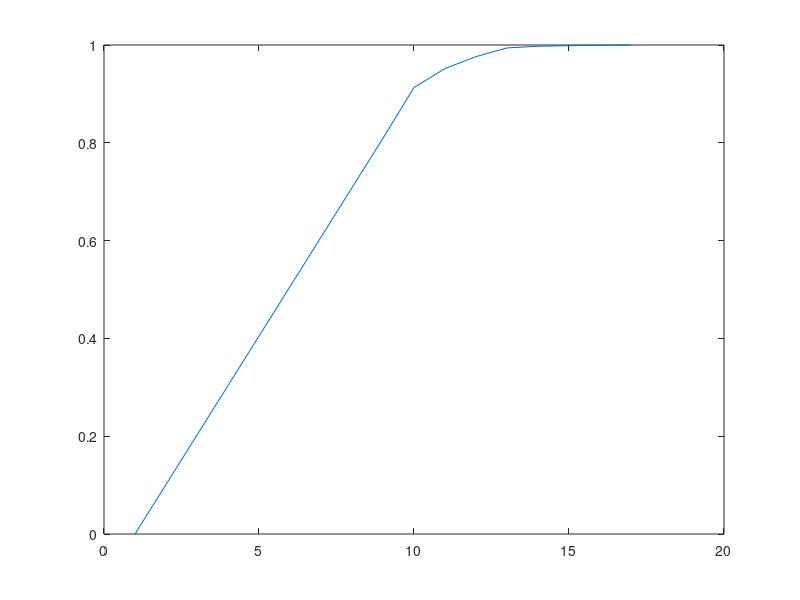

Reproduce this figure in MATLAB.
clc
clear all
format long e
N=16;
x=zeros(N+1,1);
%t=zeros(N+1,1);
h=zeros(N-1,1);
p=zeros(N-1,1);
e2=2^(-5);
e1=2^(-10);
%e3=2^(-8);
%sig3=2*e3*log(N);
tau=2.2;
sig2=tau*e2*log(N);
sig1=tau*(e1)*log(N);
x(1)=0;
% for i=1:(N/4)
%     x(i+1)=-2*e1*log(1-4*(1-(1/N))*(i/N));
% end
% for i=(N/4)+1:(N/2)
%     x(i+1)=x((N/4)+1)-2*(e2-e1)*log(1-4*(1-(1/N))*(i/N-1/4));
%     %x(i+1)=x((N/4)+1)+i*(4*((sig2)-(sig1)))/N;
% end

for i=1:(N/2)
    x(i+1)=(1-tau*e2*log(N))*2*i/N;
end
for i=(N/2)+1:(3*N/4)
    x(i+1)=(1-sig1)+tau*(e2-e1)*log(1-4*(1-(1/N))*(3/4-i/N));
    %x(i+1)=x((N/4)+1)+i*(4*((sig2)-(sig1)))/N;
end

for i=(3*N/4)+1:(N)
   x(i+1)=1+tau*e1*log(1-4*(1-(1/N))*(1-i/N));
end

% for i=(N/2)+1:N-1
%    x(i+1)=1-((1-2*e3*log(N))*2*(N-i)/N);
% end
x(N+1)=1;

x;
for i=1:N
h(i)=x(i+1)-x(i);
end
h;
for i=1:N-1
p(i)=h(i+1)-h(i);
end
x
h
plot(x)
